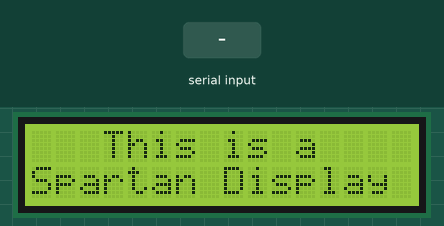
A sketch run on a simulated Arduino Uno, built with avr-gcc and run on an emulated ATmega328P. On the bench: 16×2 character LCD. The test bench sets the inputs (shaded band).

Above: at 1.2 s.
1.3 s: "#" received over Serial
At 3.1 s:
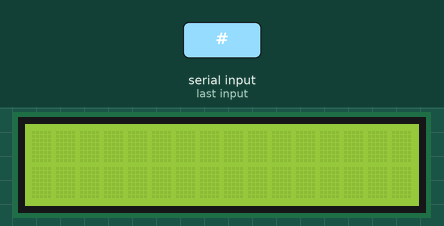
3.8 s: "1" received over Serial
At 7.8 s:
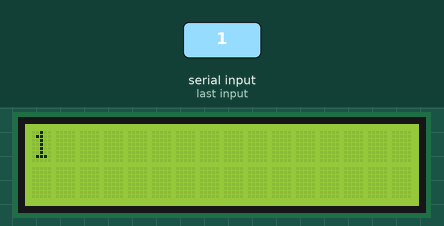
Timing chart, 0 to 9.3 s (numbered marks = the images above; inputs shaded):
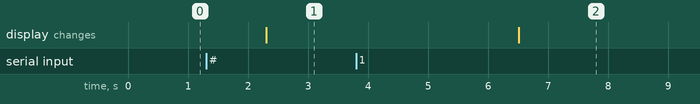

The sketch:

lcDisplay.ino
```cpp
#include <LiquidCrystal.h>
#include <string.h>

#define numRows 2
#define numCols 16

const int RS = 8, E = 9, D4 = 4, D5 = 5, D6 = 6, D7 = 7;
LiquidCrystal lcd(RS, E, D4, D5, D6, D7);


void setup() {
  Serial.begin(9600);
  lcd.begin(numRows, numCols);
  lcd.clear();
  lcd.setCursor(0, 0);
  lcd.print("   This is a");
  lcd.setCursor(0, 1);
  lcd.print("Spartan Display");
  lcd.noCursor();
}

void loop() {
  if (Serial.available() > 0) {
    String text = Serial.readString();
    lcd.clear();
    lcd.home();
    int i = 0;
//    int l = text.size();

    for (int  thisRow = 0; thisRow < numRows; thisRow++) {
      for (int thisCol = 0; thisCol < numCols; thisCol++) {
        lcd.setCursor(thisCol, thisRow);
        if (text[i] != '\0') {
          if(text[i] == '#') {
            thisRow += 1;
            thisCol = 0;
          } else {
            lcd.write(text[i]);
          }
          i += 1;
        } else {
          lcd.write(" ");
        }
        delay(200);
      }
    }
  }
}
```

Measured:
- after the input at 1.3 s, the display: changes after 1.0 s (image 1)
- after the input at 3.8 s, the display: changes after 2.7 s (image 2)
